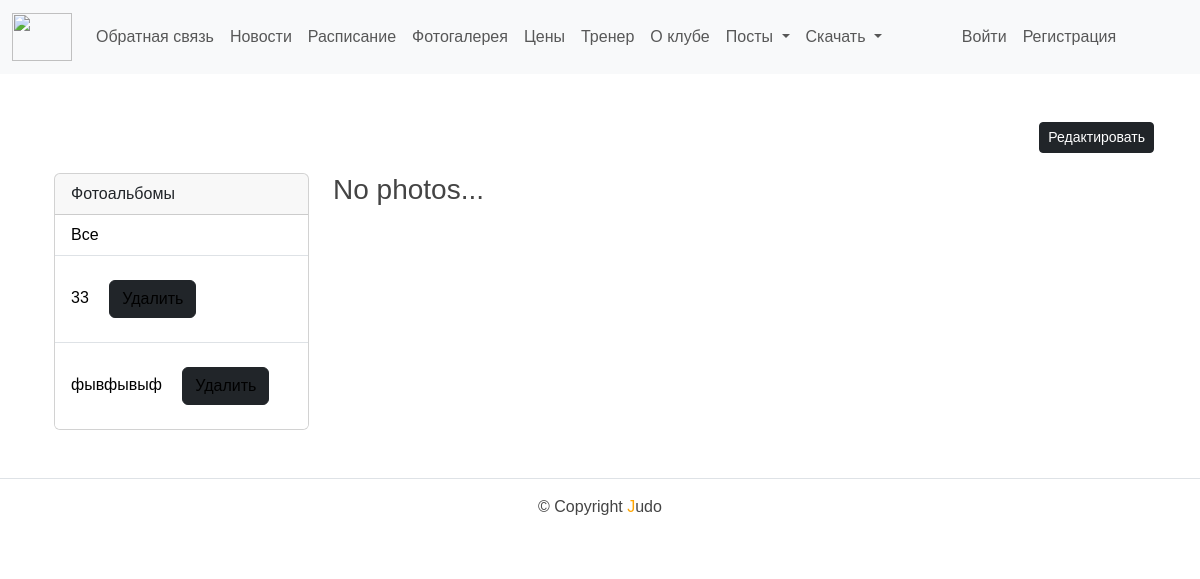
Before: /gallery?category=ljlbkjbn with the older database file.
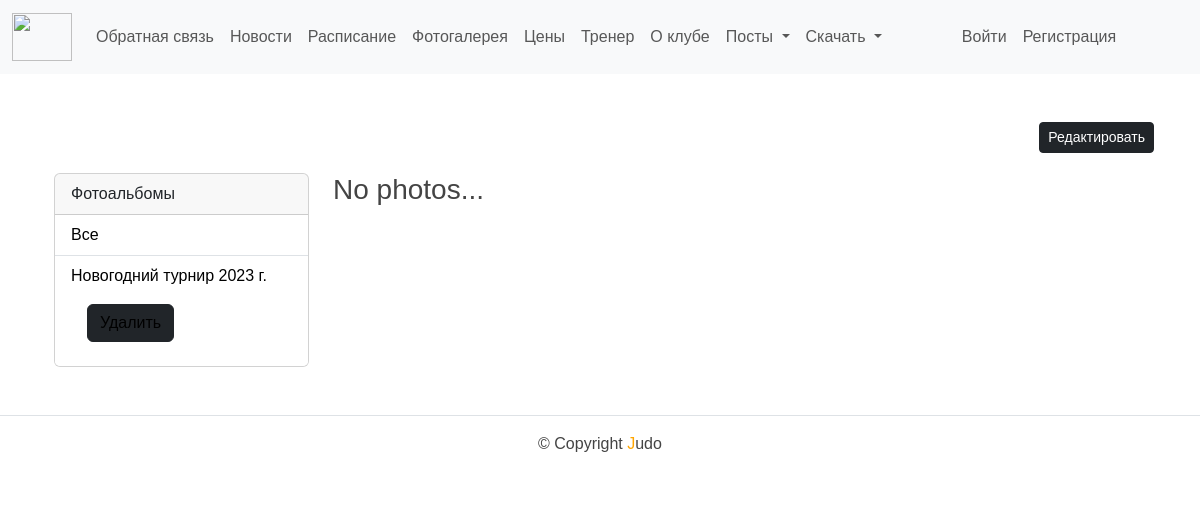
After: the same page with the newer database file.
### backend/models.py (models this page shows, shortened)
class Category(models.Model):
    class Meta:
        verbose_name = 'Category'
        verbose_name_plural = 'Categories'
    user = models.ForeignKey(
        User, on_delete=models.SET_NULL, null=True, blank=True)
    name = models.CharField(max_length=100, null=False, blank=False)

### backend/views.py (the view)
# urls.py: path('gallery', gallery, name='gallery'),
def gallery(request):
    user = request.user
    category = request.GET.get('category')
    if category == None:
        photos = PhotoGallery.objects.all()
    else:
        photos = PhotoGallery.objects.filter(
            category__name=category)
    paginator = Paginator(photos, 9)
    page_number = request.GET.get('page')
    page_obj = paginator.get_page(page_number)
    categories = Category.objects.all()
    context = {'categories': categories, 'photos': photos, 'menu': menu, 'title': 'Фотоальбом', 'page_obj': page_obj}
    return render(request, 'backend/gallery.html', context)

### templates/backend/gallery.html (shortened to what this page needs)
{% extends 'base.html' %}
{% block content %}
<link rel="stylesheet" href="https://cdnjs.cloudflare.com/ajax/libs/fancybox/3.5.7/jquery.fancybox.min.css">
<p align="right">
    <a href="{% url 'backend:add' %}" class="btn btn-dark btn-block btn-sm m-1">Редактировать</a>
</p>
<body class="">
    <div class="container">
        <div class="row">
            <div class="col-md-3">
                <div class="card">
                    <div class="card-header">
                        Фотоальбомы
                    </div>
                    <ul class="list-group list-group-flush">
                        <li class="list-group-item">
                            <a href="{% url 'backend:gallery' %}">Все</a>
                        </li>
                        {% for category in categories %}
                        <li class=" list-group-item">
                            <a href="{% url 'backend:gallery' %}?category={{category.name}}">
                                {{category.name}}
                            <a href="/admin/backend/file/add/" class="btn btn-dark btn-block  m-3">Удалить</a>
                            </a>
                        </li>
                        {% endfor %}
                    </ul>
                </div>
            </div>
    <div class="col-md-9">
        <div class="row">
            {% for photo in page_obj %}
            <div class="col-md-4">
                <div class="card my-2">
                  <a href="{{ photo.image.url }}" data-fancybox="gallery">
                        <img class="image-thumbail" src="{{photo.image.url}}" alt="Card image cap" >
                    </a>
                    <a href="{% url 'backend:delete_photo' photo.id %}" class="btn btn-outline-dark btn-sm m-1">delete</a>
                </div>
            </div>
            {% empty %}
            <h3>No photos...</h3>
            {% endfor %}
        </div>
    </div>
        </div>
    </div>
</body>
{% endblock %}

Changed rows visible on the page:
removed Category: name "33"
removed Category: name "фывфывыф"
added Category: name "Новогодний турнир 2023 г."
